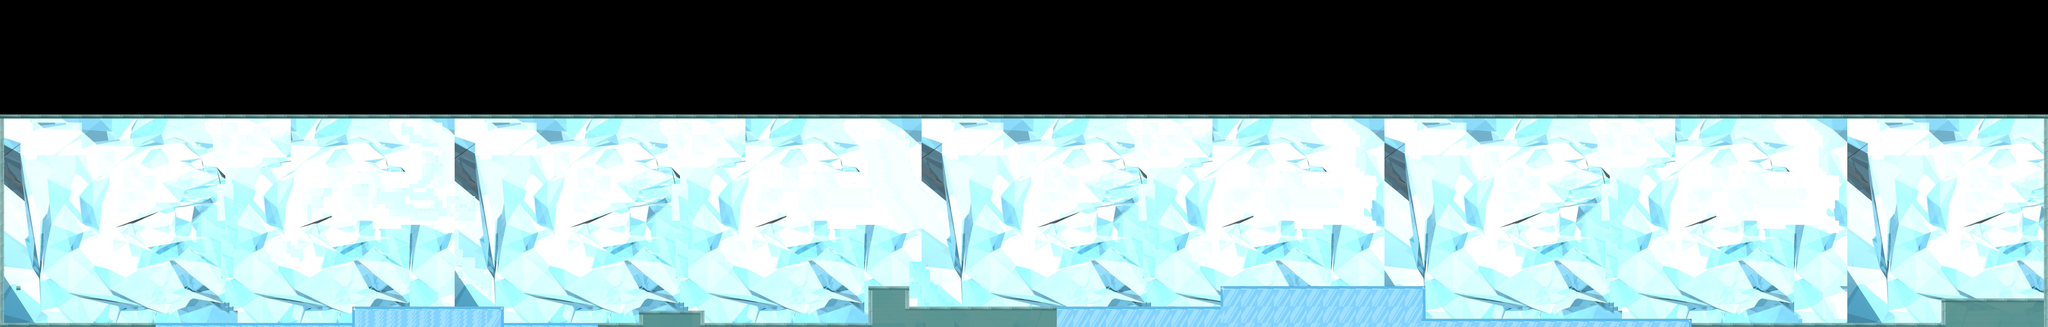

This game map was drawn from its Tiled (.tmx) file and the tilesets committed beside it. A one-line description and the trimmed map source follow:
An orthogonal 500x80 tile map with 15x15 px tiles, 3 tile layers (background, plat, ice), 3 tilesets and 3 objects (START, END, MELEE).

<map version="1.0" orientation="orthogonal" renderorder="right-down" width="500" height="80" tilewidth="15" tileheight="15" nextobjectid="5">
 <tileset firstgid="1" name="iceblock" tilewidth="15" tileheight="15" tilecount="3468" columns="68">
  <image source="../images/iceblock.jpg" width="1032" height="774" />
 </tileset>
 <tileset firstgid="3469" name="city" tilewidth="15" tileheight="15" tilecount="36" columns="6">
  <image source="../images/city.jpg" width="90" height="94" />
 </tileset>
 <tileset firstgid="3505" name="IceBox" tilewidth="15" tileheight="15" tilecount="36" columns="6">
  <image source="../images/IceBox.png" width="90" height="90" />
 </tileset>
 <layer name="background" width="500" height="80">
  <data>[40000 cells, 25500 non-empty, 2681 distinct tile ids]</data>
 </layer>
 <layer name="plat" width="500" height="80" opacity="0.9">
  <data>[40000 cells, 2356 non-empty, 36 distinct tile ids]</data>
 </layer>
 <layer name="ice" width="500" height="80">
  <data>[40000 cells, 1086 non-empty, 30 distinct tile ids]</data>
 </layer>
 <objectgroup name="player">
  <object id="1" name="START" x="36" y="1065" width="88" height="119" />
  <object id="3" name="END" x="7389" y="935" width="76" height="116" />
 </objectgroup>
 <objectgroup name="enemies">
  <object id="4" name="MELEE" x="5556" y="1029" width="66" height="102" />
 </objectgroup>
</map>
